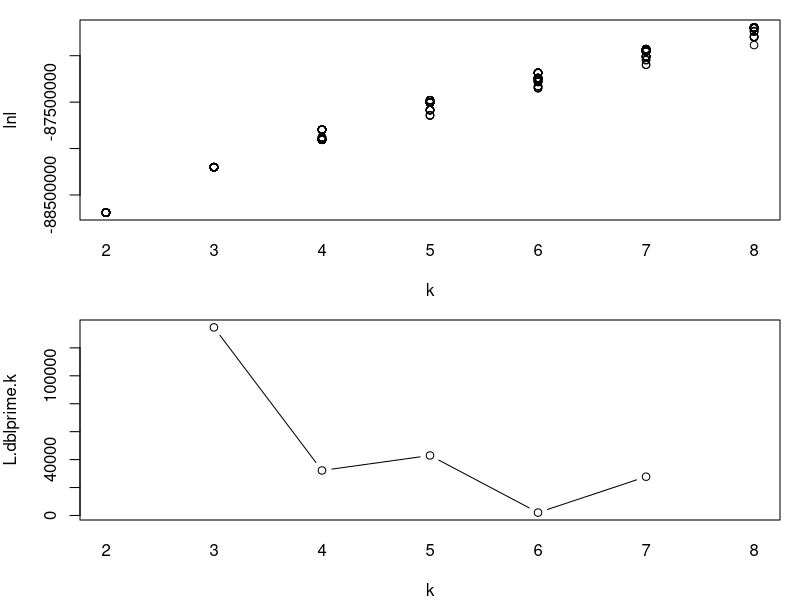

Reproduce this figure in R.

pdf("deltaK.pdf")
lnl = read.csv("admix_likelihood_reps.csv",header=F)
colnames(lnl) = c("rep","k","lnl")
lnl$k = as.numeric(gsub("k","",lnl$k))
par(mfrow=c(2,1),mar=c(4,4,1,1))
plot(x=lnl$k,y=lnl$lnl,xaxt="n",xlab="k",ylab="lnl")
mtext(at=2:8,2:8,side=1,line=1)
xbar <- tapply(lnl$lnl,lnl$k,mean)
std <- tapply(lnl$lnl,lnl$k,sd)
out <- data.frame(xbar,std)
# Evanno et al. 2005 ∆K = m(|L(K + 1) − 2 L(K ) + L(K − 1)|)/s[L(K )]
out$L.prime.k <- c(NA,xbar[-1]-xbar[-length(xbar)])
out$L.dblprime.k <- c(NA,out$L.prime.k[-c(1,length(xbar))]-(out$L.prime.k)[-(1:2)],NA)
out$delta <- out$L.dblprime.k/out$std
print(out)
plot(out$L.dblprime.k,xaxt="n",xlab="k",ylab="L.dblprime.k", type="b")
mtext(at=1:7,2:8,side=1,line=1)
#text(2,max(out$delta,na.rm=T)*.9,"C",cex=2) deltaK analysis
dev.off()
